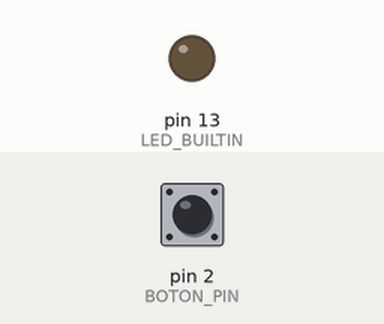
Recording of a program running on a simulated Arduino Pro Mini, built with avr-gcc and run on an emulated ATmega328P. On the bench: output pins drawn as LEDs (lit = HIGH). Dashed ring = blinking. The test bench sets the inputs (shaded band); at power-on: pin 2 (BOTON_PIN) HIGH.

Above: at 1.2 s.
1.3 s: pin 2 (BOTON_PIN) pulled LOW for 0.15 s
At 2.3 s:
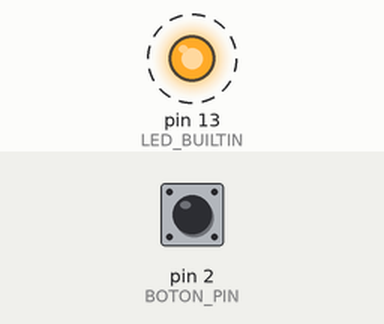
4.4 s: pin 2 (BOTON_PIN) pulled LOW for 1 s
6.9 s: pin 2 (BOTON_PIN) pulled LOW for 3.2 s
At 33.8 s:
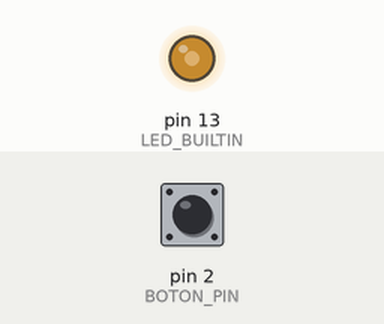
Timing chart, 0 to 34.7 s (numbered marks = the images above; inputs shaded):
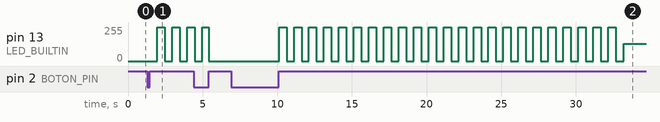

The program:

main.cpp
```cpp
#include "Arduino.h"
#include "FSME.h"

#define BOTON_PIN 2

int intervalo = 500;
// enum de estados
enum estados_enum {
	STANDBY,
	OFF,
  ON
};

// declaracion del objeto de la maquina de estados
FSME fsm;
State estados[3]; // array de estados
Transition *STANDBY_trans[1]; // array de punteros para las transiciones
Transition *OFF_trans[2];
Transition *ON_trans[2];
//

// Prototipos
// eventos
uint8_t tiempoCumplido();
uint8_t botonPresionado();
// acciones
void encender(void);
void apagar(void);
//------------------

void setup()
{
  // inicializar pines
  pinMode(LED_BUILTIN, OUTPUT);
  digitalWrite(LED_BUILTIN, LOW);
  pinMode(BOTON_PIN, INPUT_PULLUP);

  // Definicion de transiciones
  // se debe inicializar el array de transiciones definido en la tabla
  STANDBY_trans[0] = new EvnTransition(botonPresionado, OFF);
  OFF_trans[0] = new EvnTransition(tiempoCumplido, ON);
  OFF_trans[1] = new EvnTransition(botonPresionado, STANDBY);
  ON_trans[0] = new EvnTransition(tiempoCumplido, OFF);
  ON_trans[1] = new EvnTransition(botonPresionado, STANDBY);

  // Definicion de estados
  estados[STANDBY].setState(apagar, STANDBY_trans, 1);

  estados[OFF].setState(apagar, OFF_trans, 2);

  estados[ON].setState(encender, ON_trans, 2);


  fsm.setStates(estados, 3); // pasar los estados a la maquina
  fsm.setInitialState(STANDBY); // configurar el estado inicial
}

// The loop function is called in an endless loop
void loop()
{
  // la maquina de estados solamente se ejecuta con una linea en el loop
	fsm.run(); // run the FSM
}

// implementacion de funciones
// eventos
uint8_t botonPresionado()
{
  static int estado_anterior = 1; // activo en bajo

  int estado = digitalRead(BOTON_PIN);
  if(estado != estado_anterior)
  {
    estado_anterior = estado;
    // se ha presionado
    if(estado)
    {
      delay(20);  // debounce
      return 1;
    }
  }
  return 0;
}

uint8_t tiempoCumplido()
{
  static int tiempo_anterior = millis();

  if(millis() - tiempo_anterior > intervalo)
  {
    tiempo_anterior = millis();
    return 1;
  }
  return 0;
}
//

// acciones
void encender(void){
  if (fsm.isStateChanged()) // se pueden ejecutar acciones solo cuando se entra al estado
  {
    digitalWrite(LED_BUILTIN, 1);
  }
}

void apagar(void){
  if (fsm.isStateChanged())
  {
    digitalWrite(LED_BUILTIN, 0);
  }
}
```

Measured:
- after the input at 1.3 s, pin 13 (LED_BUILTIN): alternates 255/255 for 0.50 s and 0/255 for 0.50 s, starting after 0.67 s
- after the input at 6.9 s, pin 13 (LED_BUILTIN): 0/255 → 255/255 after 3.2 s, then repeats every 1.0 s: 0/255 0.50 s, 255/255 0.50 s
